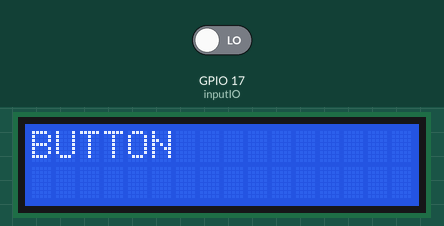
A program run on a simulated Raspberry Pi (BCM pin numbers). Shown: 16×2 character LCD. Inputs (shaded band) come from the test bench; at power-on: GPIO 17 (inputIO) LOW. Library files of the repository ran but are not shown: I2C_LCD_driver.py.

Above: at 1.4 s.
1.5 s: GPIO 17 (inputIO) driven HIGH
At 2.6 s:
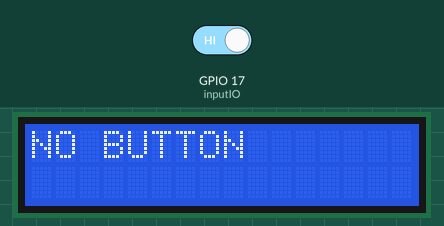
3.0 s: GPIO 17 (inputIO) driven LOW
At 3.6 s:
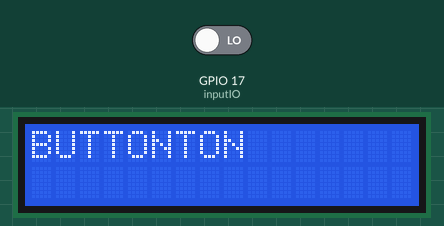
4.5 s: GPIO 17 (inputIO) driven HIGH
At 4.53 s:
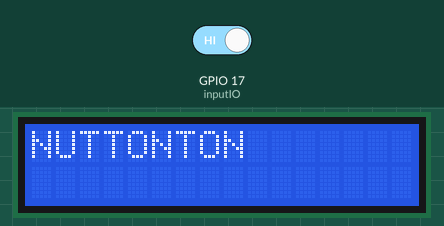
Timing chart, 0 to 7.5 s (numbered marks = the images above; inputs shaded):
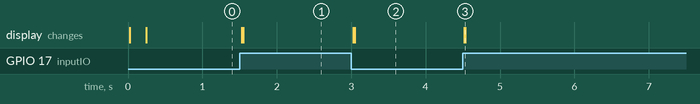

The program:

button_LCD_test.py
```python
import RPi.GPIO as GPIO
import I2C_LCD_driver

GPIO.setmode(GPIO.BCM)
#GPIO.setup(6, GPIO.OUT)
GPIO.setup(17, GPIO.IN)

lcd = I2C_LCD_driver.lcd()
lcd.backlight(1)
try :
	while True:
		inputIO = GPIO.input(17)

		if inputIO == False:
			#GPIO.output(6, GPIO.HIGH)
			lcd.lcd_display_string("BUTTON",1)
		else:
			#GPIO.output(6, GPIO.LOW)
			lcd.lcd_display_string("NO BUTTON",1)

except KeyboardInterrupt:
	#GPIO.output(6, GPIO.LOW)
	lcd.backlight(0)
finally:
	GPIO.cleanup()
```

Measured:
- after the input at 1.5 s, the display: first changes at once (image 1 shows a later state)
- after the input at 3.0 s, the display: first changes at once (image 2 shows a later state)
- after the input at 4.5 s, the display: changes at once (image 3)
